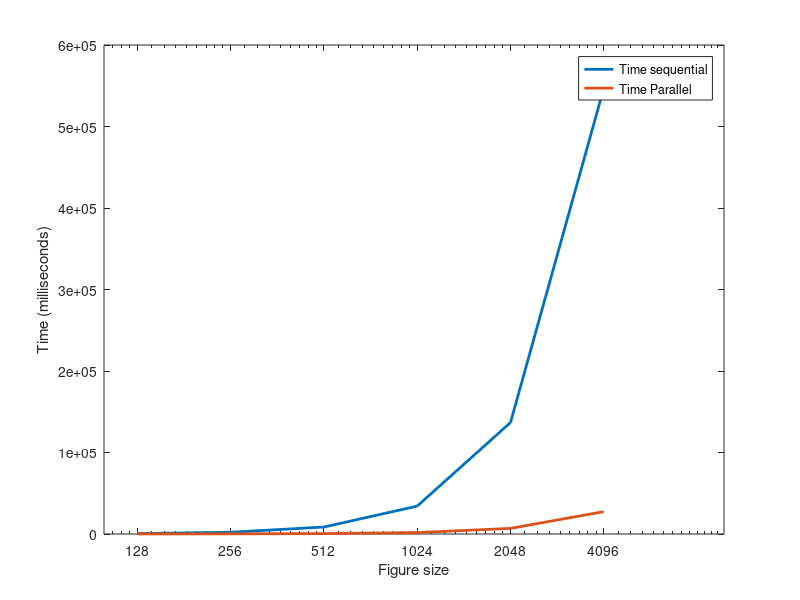

MATLAB code to generate this figure:
%data mandelbrot
%%SEQUENTIAL

%%Iterations/second:          2.0764e+08
%%MFlop/s:                    1661.12


%starting from 128x128 to 4096x4096

millisec_par = [56.757,156.935,503.567,1769.81,6900.09,27433.1]

millisec_seq = [536.349,2141.22,8549.68,34210.4,136790,547154]

figure()
semilogx([128,256,512,1024,2048,4096],millisec_seq,"LineWidth",2)
hold on
semilogx([128,256,512,1024,2048,4096],millisec_par,"LineWidth",2)
xticks([128 256 512 1024 2048 4096])
xticklabels({"128","256","512","1024","2048","4096"})

xlabel("Figure size")
ylabel("Time (milliseconds)")

legend("Time sequential", "Time Parallel")












